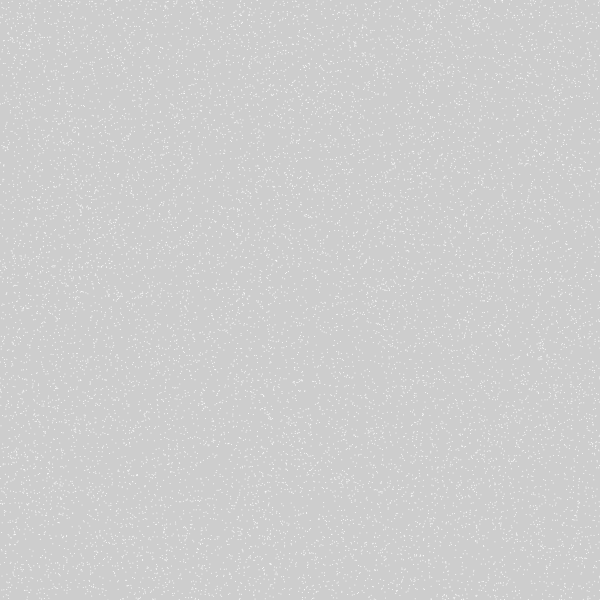
Frame 1 (no input)
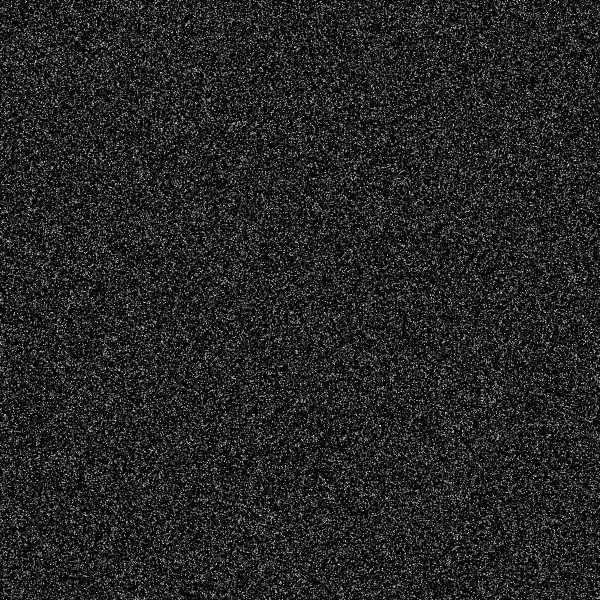
Frame 60 (no input)
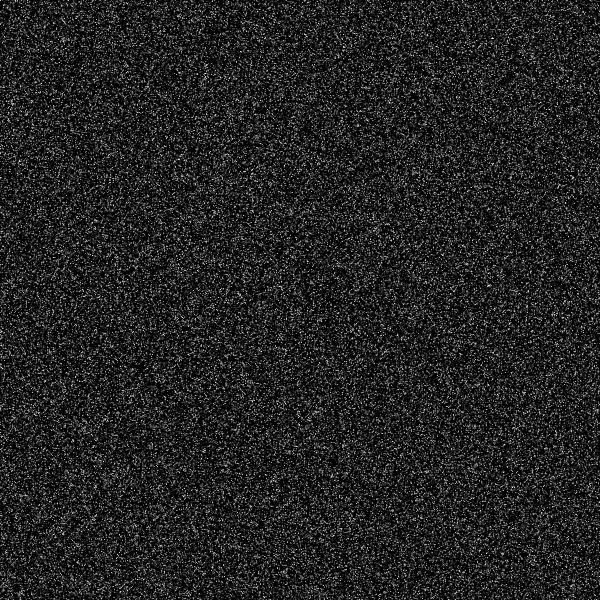
Frame 120 (the mouse pressed at the canvas centre since frame 60)

The p5.js sketch that drew these frames (run headless with seeded random() and noise() and a simulated clock; from frame 60 on, the mouse is pressed at the canvas centre):

// p5.js sketch
// ── sketch.js
let particles = [];
const num = 15000;

const noiseScale = 0;

function setup() {
  createCanvas(600, 600);
  for(let i = 0; i < num; i++){
    particles.push(createVector(random(width), random(height)));
  }
  stroke(255)
}

function draw() {
  background(0, 50);
  for(let i = 0; i < num; i++){
    let p = particles[i];
    point(p.x, p.y);
    let n = noise(p.x / noiseScale, p.y * noiseScale);
    let a = TAU * n;
    p.x += cos(a);
    p.y += sin(a);
    if(!onScreen(p)){
      p.x = random(width);
      p.y = random(height);
    }
  }
}

function mouseReleased() {
  noiseSeed(millis());
}

function onScreen(v) {
  return v.x >= 0 && v.x <= width && v.y >= 0 && v.y <= height;
}
